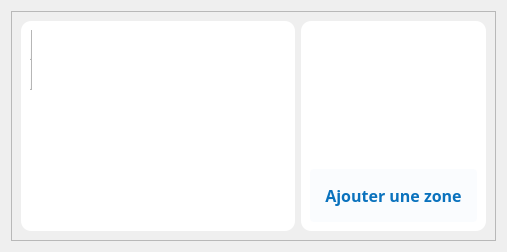
         <widget class="QWidget" name="zone">
          <layout class="QVBoxLayout" name="verticalLayout_6">
           <item>
            <widget class="QFrame" name="zonebb">
             <property name="frameShape">
              <enum>QFrame::StyledPanel</enum>
             </property>
             <property name="frameShadow">
              <enum>QFrame::Raised</enum>
             </property>
             <layout class="QHBoxLayout" name="horizontalLayout_9">
              <item>
               <widget class="QWidget" name="tableData_4" native="true">
                <property name="styleSheet">
                 <string notr="true">background:white;
border-radius: 10px;</string>
                </property>
                <layout class="QHBoxLayout" name="horizontalLayout_30">
                 <item>
                  <widget class="QTableWidget" name="zoneTable">
                   <row>
                    <property name="text">
                     <string/>
                    </property>
                   </row>
                   <row>
                    <property name="text">
                     <string/>
                    </property>
                   </row>
                  </widget>
                 </item>
                </layout>
               </widget>
              </item>
              <item>
               <widget class="QWidget" name="actions_service_3" native="true">
                <property name="styleSheet">
                 <string notr="true">background:white;
border-radius: 10px;</string>
                </property>
                <layout class="QVBoxLayout" name="verticalLayout_24">
                 <item>
                  <widget class="QLabel" name="serviceLabel_3">
                   <property name="maximumSize">
                    <size>
                     <width>300</width>
                     <height>230</height>
                    </size>
                   </property>
                   <property name="text">
                    <string/>
                   </property>
                   <property name="pixmap">
                    <pixmap>../static/asset/svg/undraw_server_down_s-4-lk.svg</pixmap>
                   </property>
                   <property name="scaledContents">
                    <bool>true</bool>
                   </property>
                  </widget>
                 </item>
                 <item>
                  <widget class="QPushButton" name="addZone">
                   <property name="font">
                    <font>
                     <family>GeForce</family>
                     <pointsize>12</pointsize>
                     <weight>75</weight>
                     <bold>true</bold>
                    </font>
                   </property>
                   <property name="cursor">
                    <cursorShape>PointingHandCursor</cursorShape>
                   </property>
                   <property name="styleSheet">
                    <string notr="true">#addZone{
	background: rgb(10, 114, 189, 0.02);
	color: rgb(10, 114, 189);
	border-radius:4px;
	padding: 15px
}

#addZone:hover{
	background: rgb(10, 114, 189, 0.3);
	color: rgb(10, 114, 189);
	border-radius:4px
}
</string>
                   </property>
                   <property name="text">
                    <string>Ajouter une zone</string>
                   </property>
                   <property name="icon">
                    <iconset>
                     <normaloff>../static/asset/icons/blue/copy.svg</normaloff>../static/asset/icons/blue/copy.svg</iconset>
                   </property>
                   <property name="iconSize">
                    <size>
                     <width>25</width>
                     <height>25</height>
                    </size>
                   </property>
                  </widget>
                 </item>
                </layout>
               </widget>
              </item>
             </layout>
            </widget>
           </item>
          </layout>
         </widget>
